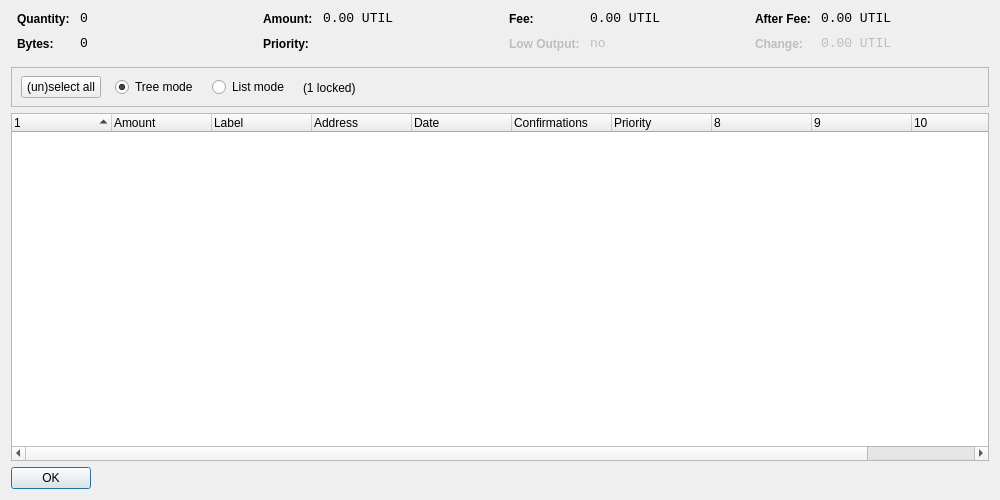
<?xml version="1.0" encoding="UTF-8"?>
<ui version="4.0">
 <class>CoinControlDialog</class>
 <widget class="QDialog" name="CoinControlDialog">
  <property name="geometry">
   <rect>
    <x>0</x>
    <y>0</y>
    <width>1000</width>
    <height>500</height>
   </rect>
  </property>
  <property name="windowTitle">
   <string>Coin Control</string>
  </property>
  <layout class="QVBoxLayout" name="verticalLayout">
   <item>
    <layout class="QHBoxLayout" name="horizontalLayoutTop" stretch="0,0,0,0">
     <property name="topMargin">
      <number>0</number>
     </property>
     <property name="bottomMargin">
      <number>10</number>
     </property>
     <item>
      <layout class="QFormLayout" name="formLayoutCoinControl1">
       <property name="horizontalSpacing">
        <number>10</number>
       </property>
       <property name="verticalSpacing">
        <number>10</number>
       </property>
       <property name="leftMargin">
        <number>6</number>
       </property>
       <property name="rightMargin">
        <number>6</number>
       </property>
       <item row="0" column="0">
        <widget class="QLabel" name="labelCoinControlQuantityText">
         <property name="styleSheet">
          <string notr="true">font-weight:bold;</string>
         </property>
         <property name="text">
          <string>Quantity:</string>
         </property>
        </widget>
       </item>
       <item row="0" column="1">
        <widget class="QLabel" name="labelCoinControlQuantity">
         <property name="font">
          <font>
           <family>Monospace</family>
           <pointsize>10</pointsize>
          </font>
         </property>
         <property name="cursor">
          <cursorShape>IBeamCursor</cursorShape>
         </property>
         <property name="contextMenuPolicy">
          <enum>Qt::ActionsContextMenu</enum>
         </property>
         <property name="text">
          <string notr="true">0</string>
         </property>
         <property name="textInteractionFlags">
          <set>Qt::LinksAccessibleByMouse|Qt::TextSelectableByKeyboard|Qt::TextSelectableByMouse</set>
         </property>
        </widget>
       </item>
       <item row="1" column="0">
        <widget class="QLabel" name="labelCoinControlBytesText">
         <property name="styleSheet">
          <string notr="true">font-weight:bold;</string>
         </property>
         <property name="text">
          <string>Bytes:</string>
         </property>
        </widget>
       </item>
       <item row="1" column="1">
        <widget class="QLabel" name="labelCoinControlBytes">
         <property name="font">
          <font>
           <family>Monospace</family>
           <pointsize>10</pointsize>
          </font>
         </property>
         <property name="cursor">
          <cursorShape>IBeamCursor</cursorShape>
         </property>
         <property name="contextMenuPolicy">
          <enum>Qt::ActionsContextMenu</enum>
         </property>
         <property name="text">
          <string notr="true">0</string>
         </property>
         <property name="textInteractionFlags">
          <set>Qt::LinksAccessibleByMouse|Qt::TextSelectableByKeyboard|Qt::TextSelectableByMouse</set>
         </property>
        </widget>
       </item>
      </layout>
     </item>
     <item>
      <layout class="QFormLayout" name="formLayoutCoinControl2">
       <property name="horizontalSpacing">
        <number>10</number>
       </property>
       <property name="verticalSpacing">
        <number>10</number>
       </property>
       <property name="leftMargin">
        <number>6</number>
       </property>
       <property name="rightMargin">
        <number>6</number>
       </property>
       <item row="0" column="0">
        <widget class="QLabel" name="labelCoinControlAmountText">
         <property name="styleSheet">
          <string notr="true">font-weight:bold;</string>
         </property>
         <property name="text">
          <string>Amount:</string>
         </property>
        </widget>
       </item>
       <item row="0" column="1">
        <widget class="QLabel" name="labelCoinControlAmount">
         <property name="font">
          <font>
           <family>Monospace</family>
           <pointsize>10</pointsize>
          </font>
         </property>
         <property name="cursor">
          <cursorShape>IBeamCursor</cursorShape>
         </property>
         <property name="contextMenuPolicy">
          <enum>Qt::ActionsContextMenu</enum>
         </property>
         <property name="text">
          <string notr="true">0.00 UTIL</string>
         </property>
         <property name="textInteractionFlags">
          <set>Qt::LinksAccessibleByMouse|Qt::TextSelectableByKeyboard|Qt::TextSelectableByMouse</set>
         </property>
        </widget>
       </item>
       <item row="1" column="0">
        <widget class="QLabel" name="labelCoinControlPriorityText">
         <property name="styleSheet">
          <string notr="true">font-weight:bold;</string>
         </property>
         <property name="text">
          <string>Priority:</string>
         </property>
        </widget>
       </item>
       <item row="1" column="1">
        <widget class="QLabel" name="labelCoinControlPriority">
         <property name="font">
          <font>
           <family>Monospace</family>
           <pointsize>10</pointsize>
          </font>
         </property>
         <property name="cursor">
          <cursorShape>IBeamCursor</cursorShape>
         </property>
         <property name="contextMenuPolicy">
          <enum>Qt::ActionsContextMenu</enum>
         </property>
         <property name="text">
          <string/>
         </property>
         <property name="textInteractionFlags">
          <set>Qt::LinksAccessibleByMouse|Qt::TextSelectableByKeyboard|Qt::TextSelectableByMouse</set>
         </property>
        </widget>
       </item>
      </layout>
     </item>
     <item>
      <layout class="QFormLayout" name="formLayoutCoinControl3">
       <property name="horizontalSpacing">
        <number>10</number>
       </property>
       <property name="verticalSpacing">
        <number>10</number>
       </property>
       <property name="leftMargin">
        <number>6</number>
       </property>
       <property name="rightMargin">
        <number>6</number>
       </property>
       <item row="0" column="0">
        <widget class="QLabel" name="labelCoinControlFeeText">
         <property name="styleSheet">
          <string notr="true">font-weight:bold;</string>
         </property>
         <property name="text">
          <string>Fee:</string>
         </property>
        </widget>
       </item>
       <item row="0" column="1">
        <widget class="QLabel" name="labelCoinControlFee">
         <property name="font">
          <font>
           <family>Monospace</family>
           <pointsize>10</pointsize>
          </font>
         </property>
         <property name="cursor">
          <cursorShape>IBeamCursor</cursorShape>
         </property>
         <property name="contextMenuPolicy">
          <enum>Qt::ActionsContextMenu</enum>
         </property>
         <property name="text">
          <string notr="true">0.00 UTIL</string>
         </property>
         <property name="textInteractionFlags">
          <set>Qt::LinksAccessibleByMouse|Qt::TextSelectableByKeyboard|Qt::TextSelectableByMouse</set>
         </property>
        </widget>
       </item>
       <item row="1" column="0">
        <widget class="QLabel" name="labelCoinControlLowOutputText">
         <property name="enabled">
          <bool>false</bool>
         </property>
         <property name="styleSheet">
          <string notr="true">font-weight:bold;</string>
         </property>
         <property name="text">
          <string>Low Output:</string>
         </property>
        </widget>
       </item>
       <item row="1" column="1">
        <widget class="QLabel" name="labelCoinControlLowOutput">
         <property name="enabled">
          <bool>false</bool>
         </property>
         <property name="font">
          <font>
           <family>Monospace</family>
           <pointsize>10</pointsize>
          </font>
         </property>
         <property name="cursor">
          <cursorShape>IBeamCursor</cursorShape>
         </property>
         <property name="contextMenuPolicy">
          <enum>Qt::ActionsContextMenu</enum>
         </property>
         <property name="text">
          <string notr="true">no</string>
         </property>
         <property name="textInteractionFlags">
          <set>Qt::LinksAccessibleByMouse|Qt::TextSelectableByKeyboard|Qt::TextSelectableByMouse</set>
         </property>
        </widget>
       </item>
      </layout>
     </item>
     <item>
      <layout class="QFormLayout" name="formLayoutCoinControl4">
       <property name="horizontalSpacing">
        <number>10</number>
       </property>
       <property name="verticalSpacing">
        <number>10</number>
       </property>
       <property name="leftMargin">
        <number>6</number>
       </property>
       <property name="rightMargin">
        <number>6</number>
       </property>
       <item row="0" column="0">
        <widget class="QLabel" name="labelCoinControlAfterFeeText">
         <property name="styleSheet">
          <string notr="true">font-weight:bold;</string>
         </property>
         <property name="text">
          <string>After Fee:</string>
         </property>
        </widget>
       </item>
       <item row="0" column="1">
        <widget class="QLabel" name="labelCoinControlAfterFee">
         <property name="font">
          <font>
           <family>Monospace</family>
           <pointsize>10</pointsize>
          </font>
         </property>
         <property name="cursor">
          <cursorShape>IBeamCursor</cursorShape>
         </property>
         <property name="contextMenuPolicy">
          <enum>Qt::ActionsContextMenu</enum>
         </property>
         <property name="text">
          <string notr="true">0.00 UTIL</string>
         </property>
         <property name="textInteractionFlags">
          <set>Qt::LinksAccessibleByMouse|Qt::TextSelectableByKeyboard|Qt::TextSelectableByMouse</set>
         </property>
        </widget>
       </item>
       <item row="1" column="0">
        <widget class="QLabel" name="labelCoinControlChangeText">
         <property name="enabled">
          <bool>false</bool>
         </property>
         <property name="styleSheet">
          <string notr="true">font-weight:bold;</string>
         </property>
         <property name="text">
          <string>Change:</string>
         </property>
        </widget>
       </item>
       <item row="1" column="1">
        <widget class="QLabel" name="labelCoinControlChange">
         <property name="enabled">
          <bool>false</bool>
         </property>
         <property name="font">
          <font>
           <family>Monospace</family>
           <pointsize>10</pointsize>
          </font>
         </property>
         <property name="cursor">
          <cursorShape>IBeamCursor</cursorShape>
         </property>
         <property name="contextMenuPolicy">
          <enum>Qt::ActionsContextMenu</enum>
         </property>
         <property name="text">
          <string notr="true">0.00 UTIL</string>
         </property>
         <property name="textInteractionFlags">
          <set>Qt::LinksAccessibleByMouse|Qt::TextSelectableByKeyboard|Qt::TextSelectableByMouse</set>
         </property>
        </widget>
       </item>
      </layout>
     </item>
    </layout>
   </item>
   <item>
    <widget class="QFrame" name="frame">
     <property name="minimumSize">
      <size>
       <width>0</width>
       <height>40</height>
      </size>
     </property>
     <property name="frameShape">
      <enum>QFrame::StyledPanel</enum>
     </property>
     <property name="frameShadow">
      <enum>QFrame::Sunken</enum>
     </property>
     <widget class="QWidget" name="horizontalLayoutWidget">
      <property name="geometry">
       <rect>
        <x>10</x>
        <y>0</y>
        <width>781</width>
        <height>41</height>
       </rect>
      </property>
      <layout class="QHBoxLayout" name="horizontalLayoutPanel" stretch="0,0,0,0,0">
       <property name="spacing">
        <number>14</number>
       </property>
       <item>
        <widget class="QPushButton" name="pushButtonSelectAll">
         <property name="sizePolicy">
          <sizepolicy hsizetype="Maximum" vsizetype="Fixed">
           <horstretch>0</horstretch>
           <verstretch>0</verstretch>
          </sizepolicy>
         </property>
         <property name="text">
          <string>(un)select all</string>
         </property>
        </widget>
       </item>
       <item>
        <widget class="QRadioButton" name="radioTreeMode">
         <property name="sizePolicy">
          <sizepolicy hsizetype="Maximum" vsizetype="Fixed">
           <horstretch>0</horstretch>
           <verstretch>0</verstretch>
          </sizepolicy>
         </property>
         <property name="text">
          <string>Tree mode</string>
         </property>
         <property name="checked">
          <bool>true</bool>
         </property>
        </widget>
       </item>
       <item>
        <widget class="QRadioButton" name="radioListMode">
         <property name="sizePolicy">
          <sizepolicy hsizetype="Maximum" vsizetype="Fixed">
           <horstretch>0</horstretch>
           <verstretch>0</verstretch>
          </sizepolicy>
         </property>
         <property name="text">
          <string>List mode</string>
         </property>
        </widget>
       </item>
       <item>
        <widget class="QLabel" name="labelLocked">
         <property name="text">
          <string>(1 locked)</string>
         </property>
        </widget>
       </item>
       <item>
        <spacer name="horizontalSpacer">
         <property name="orientation">
          <enum>Qt::Horizontal</enum>
         </property>
         <property name="sizeHint" stdset="0">
          <size>
           <width>40</width>
           <height>20</height>
          </size>
         </property>
        </spacer>
       </item>
      </layout>
     </widget>
    </widget>
   </item>
   <item>
    <widget class="CoinControlTreeWidget" name="treeWidget">
     <property name="contextMenuPolicy">
      <enum>Qt::CustomContextMenu</enum>
     </property>
     <property name="sortingEnabled">
      <bool>false</bool>
     </property>
     <property name="columnCount">
      <number>11</number>
     </property>
     <attribute name="headerShowSortIndicator" stdset="0">
      <bool>true</bool>
     </attribute>
     <attribute name="headerStretchLastSection">
      <bool>false</bool>
     </attribute>
     <column>
      <property name="text">
       <string/>
      </property>
     </column>
     <column>
      <property name="text">
       <string>Amount</string>
      </property>
     </column>
     <column>
      <property name="text">
       <string>Label</string>
      </property>
     </column>
     <column>
      <property name="text">
       <string>Address</string>
      </property>
     </column>
     <column>
      <property name="text">
       <string>Date</string>
      </property>
     </column>
     <column>
      <property name="text">
       <string>Confirmations</string>
      </property>
      <property name="toolTip">
       <string>Confirmed</string>
      </property>
     </column>
     <column>
      <property name="text">
       <string>Priority</string>
      </property>
     </column>
     <column>
      <property name="text">
       <string/>
      </property>
     </column>
     <column>
      <property name="text">
       <string/>
      </property>
     </column>
     <column>
      <property name="text">
       <string/>
      </property>
     </column>
     <column>
      <property name="text">
       <string/>
      </property>
     </column>
    </widget>
   </item>
   <item>
    <widget class="QDialogButtonBox" name="buttonBox">
     <property name="sizePolicy">
      <sizepolicy hsizetype="Maximum" vsizetype="Fixed">
       <horstretch>0</horstretch>
       <verstretch>0</verstretch>
      </sizepolicy>
     </property>
     <property name="orientation">
      <enum>Qt::Horizontal</enum>
     </property>
     <property name="standardButtons">
      <set>QDialogButtonBox::Ok</set>
     </property>
    </widget>
   </item>
  </layout>
 </widget>
 <customwidgets>
  <customwidget>
   <class>CoinControlTreeWidget</class>
   <extends>QTreeWidget</extends>
   <header>coincontroltreewidget.h</header>
  </customwidget>
 </customwidgets>
 <resources/>
 <connections/>
</ui>
